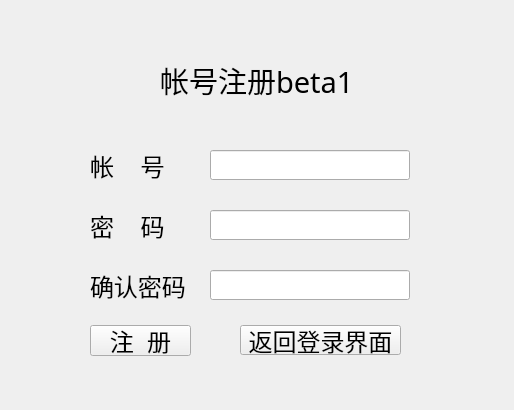
<?xml version="1.0" encoding="UTF-8"?>
<ui version="4.0">
 <class>Form</class>
 <widget class="QWidget" name="Form">
  <property name="enabled">
   <bool>true</bool>
  </property>
  <property name="geometry">
   <rect>
    <x>0</x>
    <y>0</y>
    <width>514</width>
    <height>410</height>
   </rect>
  </property>
  <property name="font">
   <font>
    <pointsize>18</pointsize>
   </font>
  </property>
  <property name="windowTitle">
   <string>milkbottle</string>
  </property>
  <property name="windowIcon">
   <iconset>
    <normaloff>../.vscode/ljp.ico</normaloff>../.vscode/ljp.ico</iconset>
  </property>
  <widget class="QLabel" name="title">
   <property name="geometry">
    <rect>
     <x>160</x>
     <y>50</y>
     <width>201</width>
     <height>61</height>
    </rect>
   </property>
   <property name="font">
    <font>
     <family>华文新魏</family>
     <pointsize>22</pointsize>
    </font>
   </property>
   <property name="text">
    <string>帐号注册beta1</string>
   </property>
  </widget>
  <widget class="QLabel" name="user_label">
   <property name="geometry">
    <rect>
     <x>90</x>
     <y>145</y>
     <width>101</width>
     <height>41</height>
    </rect>
   </property>
   <property name="font">
    <font>
     <pointsize>18</pointsize>
    </font>
   </property>
   <property name="text">
    <string>帐    号</string>
   </property>
  </widget>
  <widget class="QLabel" name="passwd_label">
   <property name="enabled">
    <bool>true</bool>
   </property>
   <property name="geometry">
    <rect>
     <x>90</x>
     <y>205</y>
     <width>101</width>
     <height>41</height>
    </rect>
   </property>
   <property name="font">
    <font>
     <pointsize>18</pointsize>
    </font>
   </property>
   <property name="text">
    <string>密    码</string>
   </property>
  </widget>
  <widget class="QLabel" name="confirm_label">
   <property name="geometry">
    <rect>
     <x>90</x>
     <y>265</y>
     <width>101</width>
     <height>41</height>
    </rect>
   </property>
   <property name="font">
    <font>
     <pointsize>18</pointsize>
    </font>
   </property>
   <property name="text">
    <string>确认密码</string>
   </property>
  </widget>
  <widget class="QLineEdit" name="user">
   <property name="geometry">
    <rect>
     <x>210</x>
     <y>150</y>
     <width>200</width>
     <height>30</height>
    </rect>
   </property>
  </widget>
  <widget class="QLineEdit" name="passwd">
   <property name="geometry">
    <rect>
     <x>210</x>
     <y>210</y>
     <width>200</width>
     <height>30</height>
    </rect>
   </property>
  </widget>
  <widget class="QLineEdit" name="confirm">
   <property name="geometry">
    <rect>
     <x>210</x>
     <y>270</y>
     <width>200</width>
     <height>30</height>
    </rect>
   </property>
  </widget>
  <widget class="QPushButton" name="register_button">
   <property name="geometry">
    <rect>
     <x>90</x>
     <y>325</y>
     <width>101</width>
     <height>31</height>
    </rect>
   </property>
   <property name="text">
    <string>注  册</string>
   </property>
  </widget>
  <widget class="QPushButton" name="re_login">
   <property name="geometry">
    <rect>
     <x>240</x>
     <y>325</y>
     <width>161</width>
     <height>30</height>
    </rect>
   </property>
   <property name="text">
    <string>返回登录界面</string>
   </property>
  </widget>
 </widget>
 <resources/>
 <connections/>
</ui>
